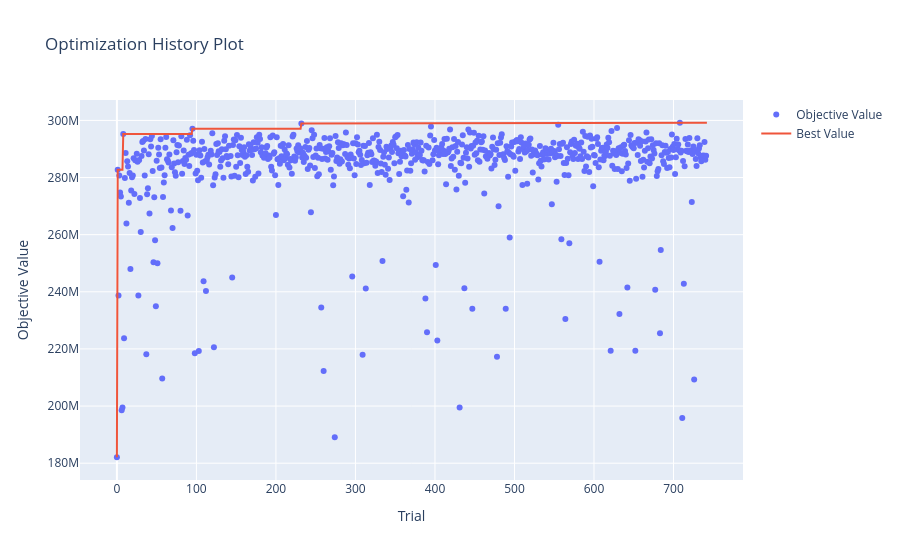

Notebook code cell kept with this figure:
### Code cell
optuna.visualization.plot_optimization_history(study)

### Figure 1 — Plotly figure (JSON) as saved in the notebook; plotly's stock layout.template omitted (floating-point values rounded to 4 significant figures; data arrays with more than 128 entries replaced by an {"elided": "..."} marker saying what was removed)
{"data": [{"mode": "markers", "name": "Objective Value", "type": "scatter", "x": {"elided": "736 int values"}, "y": {"elided": "736 int values"}}, {"mode": "lines", "name": "Best Value", "type": "scatter", "x": {"elided": "743 int values"}, "y": {"elided": "743 int values"}}, {"marker": {"color": "#cccccc"}, "mode": "markers", "name": "Infeasible Trial", "showlegend": false, "type": "scatter", "x": [], "y": []}], "layout": {"title": {"text": "Optimization History Plot"}, "xaxis": {"title": {"text": "Trial"}}, "yaxis": {"title": {"text": "Objective Value"}}}}
